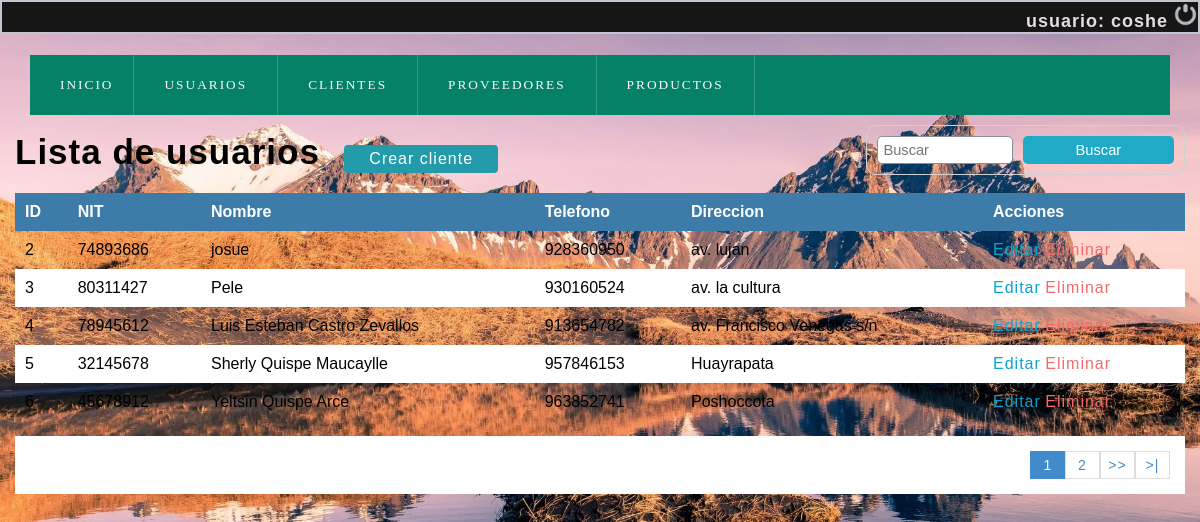
The app's page /olvidocontraseña/lista_cliente.php (signed in) with its own data.
### tables this page shows
CREATE TABLE `users` (
  `id` int(11) NOT NULL,
  `first_name` varchar(100) NOT NULL,
  `last_name` varchar(100) NOT NULL,
  `email` varchar(100) NOT NULL,
  `password` varchar(255) NOT NULL,
  `phone` varchar(15) NOT NULL,
  `forgot_pass_identity` varchar(32) NOT NULL,
  `created` datetime NOT NULL,
  `modified` datetime NOT NULL,
  `status` enum('1','0') NOT NULL DEFAULT '1'
);

CREATE TABLE `cliente` (
  `idcliente` int(11) NOT NULL,
  `nit` int(11) DEFAULT NULL,
  `nombre` varchar(80) DEFAULT NULL,
  `telefono` int(11) DEFAULT NULL,
  `direccion` text DEFAULT NULL,
  `dateadd` datetime NOT NULL DEFAULT current_timestamp()
);

### olvidocontraseña/user.php (called while the page is built, shortened)
<?php
class User{
    private $dbHost     = "localhost";
    private $dbUsername = "root";
    private $dbPassword = "12345678";
    private $dbName     = "logtest";
    private $port = 3360;
    private $userTbl    = "users";
    public function __construct(){
        if(!isset($this->db)){
            $conn = new mysqli($this->dbHost, $this->dbUsername, $this->dbPassword, $this->dbName,$this->port);
            if($conn->connect_error){
                die("Failed to connect with MySQL: " . $conn->connect_error);
            }else{
                $this->db = $conn;
            }
        }
    }
    public function getRows($conditions = array()){
        $sql = 'SELECT ';
        $sql .= array_key_exists("select",$conditions)?$conditions['select']:'*';
        $sql .= ' FROM '.$this->userTbl;
        if(array_key_exists("where",$conditions)){
            $sql .= ' WHERE ';
            $i = 0;
            foreach($conditions['where'] as $key => $value){
                $pre = ($i > 0)?' AND ':'';
                $sql .= $pre.$key." = '".$value."'";
                $i++;
            }
        }
        $result = $this->db->query($sql);
        if(array_key_exists("return_type",$conditions) && $conditions['return_type'] != 'all'){
            switch($conditions['return_type']){
                case 'single':
                    $data = $result->fetch_assoc();
                    break;
            }
        }else{
            if($result->num_rows > 0){
                while($row = $result->fetch_assoc()){
                    $data[] = $row;
                }
            }
        }
        return !empty($data)?$data:false;
    }
}

### olvidocontraseña/lista_cliente.php (the view, shortened to what this page needs)
<?php
	include "conexion.php";
 ?>
<!DOCTYPE html>
<html lang="en">
<head>
	<?php include "scripts.php"; ?>
</head>
<body>
	<?php include "index2.php"; ?>
	<section id="container">
		<h1>Lista de usuarios</h1>
		<a href="lista_cliente.php" class="btn_new">Crear cliente</a>
		<form action="buscar_usuario.php" method="get" class="form_search">
			<input type="text" name="busqueda" id="busqueda" placeholder="Buscar">
			<input type="submit" value="Buscar" class="btn_search">
		</form>
		<table>
			<tr>
				<th>ID</th>
				<th>NIT</th>
				<th>Nombre</th>
				<th>Telefono</th>
				<th>Direccion</th>
				<th>Acciones</th>
			</tr>
		<?php
			$sql_registe = mysqli_query($conection,"SELECT COUNT(*) as total_registro FROM cliente");
			$result_register = mysqli_fetch_array($sql_registe);
			$total_registro = $result_register['total_registro'];
			$por_pagina = 5;
			if(empty($_GET['pagina']))
			{
				$pagina = 1;
			}else{
				$pagina = $_GET['pagina'];
			}
			$desde = ($pagina-1) * $por_pagina;
			$total_paginas = ceil($total_registro / $por_pagina);
			$query = mysqli_query($conection,"SELECT * FROM cliente  ORDER BY idcliente ASC LIMIT $desde,$por_pagina
				");
			$result = mysqli_num_rows($query);
			if($result > 0){
				while ($data = mysqli_fetch_array($query)) {
			?>
				<tr>
					<td><?php echo $data["idcliente"]; ?></td>
					<td><?php echo $data["nit"]; ?></td>
					<td><?php echo $data["nombre"]; ?></td>
					<td><?php echo $data["telefono"]; ?></td>
					<td><?php echo $data["direccion"]; ?></td>
					<td>
						<a class="link_edit" href="editar_cliente.php?id=<?php echo $data["idcliente"]; ?>">Editar</a>
						<a class="link_delete" href="eliminar_confirmar_cliente.php?id=<?php echo $data["idcliente"]; ?>">Eliminar</a>
					</td>
				</tr>
		<?php
				}
			}
		 ?>
		</table>
		<div class="paginador">
			<ul>
			<?php
				for ($i=1; $i <= $total_paginas; $i++) {
					if($i == $pagina)
					{
						echo '<li class="pageSelected">'.$i.'</li>';
					}else{
						echo '<li><a href="?pagina='.$i.'">'.$i.'</a></li>';
					}
				}
				if($pagina != $total_paginas)
				{
			 ?>
				<li><a href="?pagina=<?php echo $pagina + 1; ?>">>></a></li>
				<li><a href="?pagina=<?php echo $total_paginas; ?> ">>|</a></li>
			<?php } ?>
			</ul>
		</div>
	</section>
</body>
</html>

### olvidocontraseña/index2.php (shortened to what this page needs)
<?php
$sessData = !empty($_SESSION['sessData'])?$_SESSION['sessData']:'';
?>
<!DOCTYPE html>
<html>
<head>
    <link rel="stylesheet" href="css/estilo.css">
</head>
<body>
<div class="caja" id="jo">
        <?php
			if(!empty($sessData['userLoggedIn']) && !empty($sessData['userID'])){
				include 'user.php';
				$user = new User();
				$conditions['where'] = array(
					'id' => $sessData['userID'],
				);
				$conditions['return_type'] = 'single';
				$userData = $user->getRows($conditions);
        ?>
        <h4>usuario: <?php echo $userData['first_name']; ?></h2>
        <a href="cuentausuario.php?logoutSubmit=1"><img class="close" src="IMG/salir.png" alt="Salir del sistema" title="Salir"></a>
        <?php } ?>
	</div>
    <header>
        <nav>
            <ul>
                <li><a href="index2.php"><span class="icon-home"></span>INICIO</a></li>
                <li class="submenu">
                    <a href="#"><span class="icon-library"></span>Usuarios<span class="despegable icon-circle-down"></span></a>
                </li>
                <li class="submenu">
                    <a href="#"><span class="icon-library"></span>Clientes<span class="despegable icon-circle-down"></span></a>
                <li class="submenu">
                    <a href="#"><span class="icon-library"></span>Proveedores<span class="despegable icon-circle-down"></span></a>
               <li class="submenu">
                    <a href="#"><span class="icon-library"></span>Productos<span class="despegable icon-circle-down"></span></a>
                    </ul>
        </nav>
    </header>
</body>
</html>

### olvidocontraseña/css/style.css (style rules this page uses)
* { margin: 0; padding: 0; box-sizing: border-box; }
body { background: #ededed; }
h1, h2, h3, h4, h5, h6 { font-family: 'arial'; font-weight: bold; letter-spacing: 1px; }
h1 { font-size: 26px; }
h4 { font-size: 16px; }
a { text-decoration: none; font-family: arial; letter-spacing: 1px; }
header { position: fixed; width: 100%; }
.close { width: 25px; height: 25px; }
nav ul { background: #058167; list-style: none; display: -webkit-flex; display: -moz-flex; display: -ms-flex; display: -o-flex; display: flex; justify-content: left; align-items: center; }
nav ul > li a { position: relative; }
nav a { color: #FFF; display: block; font-size: 10pt; font-family: 'GothamBook'; padding: 15px 30px; text-transform: uppercase; letter-spacing: 2px; transition: background .5s; border-right: 1px solid #319B8F; }
#container { padding: 90px 15px 15px; }
form { background: #FFF; margin: auto; padding: 20px 50px; border: 1px solid #d1d1d1; }
input,select { display: block; width: 100%; font-size: 11pt; padding: 5px; border: 1px solid #85929e; border-radius: 5px; }
#container h1 { font-size: 35px; display: inline-block; }
.btn_new { display: inline-block; background: #239baa; color: #FFF; padding: 5px 25px; border-radius: 4px; margin: 20px; }
table { border-collapse: collapse; font-size: 12pt; font-family: 'arial'; width: 100%; }
table th { text-align: left; padding: 10px; background: #3d7ba8; color: #FFF; }
table tr:nth-child(odd) { background: #FFF; }
table td { padding: 10px; }
.link_edit { color: #0ca4ce; }
.link_delete { color: #f26b6b; }
.paginador ul { padding: 15px; list-style: none; background: #FFF; margin-top: 15px; display: -webkit-flex; display: -moz-flex; display: -ms-flex; display: -o-flex; display: flex; justify-content: flex-end; }
.paginador a, .pageSelected { color: #428bca; border: 1px solid #ddd; padding: 5px; display: inline-block; font-size: 14px; text-align: center; width: 35px; }
.pageSelected { color: #FFF; background: #428bca; border: 1px solid #428bca; }
.form_search { display: -webkit-flex; display: -moz-flex; display: -ms-flex; display: -o-flex; display: flex; float: right; background: initial; padding: 10px; border-radius: 10px; }
.form_search .btn_search { background: #1faac8; color: #FFF; padding: 0 20px; border: 0; cursor: pointer; margin-left: 10px; }

### olvidocontraseña/css/estilo.css (style rules this page uses)
body { margin: 0; font-family: sans-serif; background-image:url(IMG/fondo.jpg); width: 100%; height:100%vh; background-size: cover; }
header { width: 100%; }
header nav { background: rgb(12, 63, 44); z-index: 1250; max-width: 1250px; width: 95%; margin: 20px auto; }
header nav ul { list-style: none; }
header nav ul li { display: inline-block; position: relative; }
header nav ul li a { color:rgb(250, 249, 252); display: block; text-decoration: none; padding: 20px; }
h4 { text-align: right; color: #e7dddd; font-weight: normal; font-size: 18px; font-family: Arial; text-transform: lowercase; display:inline; font-weight: bold; letter-spacing: 1px; }
div { width: 100%; height: 100%vh; background: #302f2f; }
.caja { font-family: Century Gothic,CenturyGothic,AppleGothic,sans-serif; color: #ffffff; font-size: 18px; font-weight: 400; text-align: right; background: #161616; margin: 0 0 1px; overflow: hidden; padding: 0.000001px; border-radius: 35px 0px 35px 0px; -moz-border-radius: 0px 0px 0px 0px; -webkit-border-radius: 0px 0px 0px 0px; border: 2px solid #c1c6d1; }
.close { width: 25px; height: 25px; }
a { text-decoration: none; font-family: arial; letter-spacing: 1px; }

### records on screen
users: first_name "coshe"
cliente: idcliente "2", nit "74893686", nombre "josue", telefono "928360950", direccion "av. lujan"
cliente: idcliente "3", nit "80311427", nombre "Pele", telefono "930160524", direccion "av. la cultura"
cliente: idcliente "4", nit "78945612", nombre "Luis Esteban Castro Zevallos", telefono "913654782", direccion "av. Francisco Venegas s/n"
cliente: idcliente "5", nit "32145678", nombre "Sherly Quispe Maucaylle", telefono "957846153", direccion "Huayrapata"
cliente: idcliente "6", nit "45678912", nombre "Yeltsin Quispe Arce", telefono "963852741", direccion "Poshoccota"
